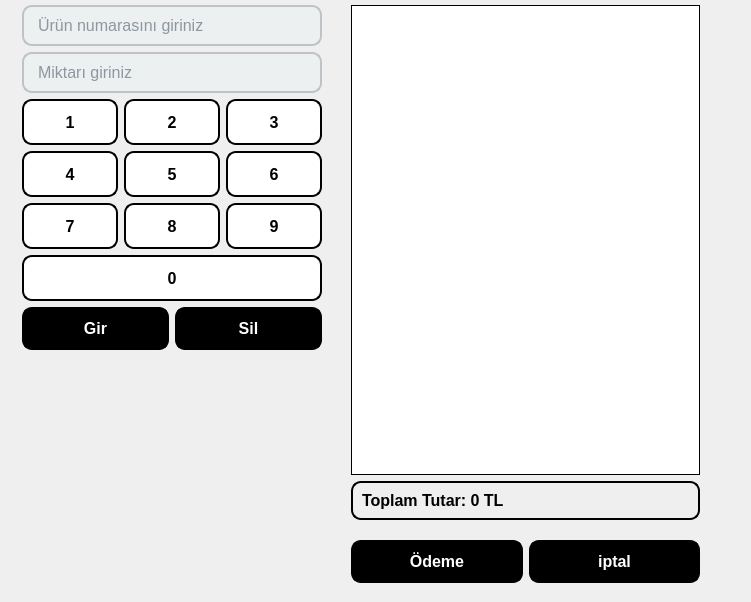
         <widget class="QWidget" name="_1Ana_sayfa">
          <layout class="QGridLayout" name="gridLayout_4">
           <property name="leftMargin">
            <number>0</number>
           </property>
           <property name="topMargin">
            <number>0</number>
           </property>
           <property name="rightMargin">
            <number>0</number>
           </property>
           <property name="bottomMargin">
            <number>0</number>
           </property>
           <item row="0" column="1">
            <widget class="QWidget" name="widget_2" native="true">
             <property name="minimumSize">
              <size>
               <width>400</width>
               <height>0</height>
              </size>
             </property>
             <property name="maximumSize">
              <size>
               <width>330</width>
               <height>16777215</height>
              </size>
             </property>
             <property name="styleSheet">
              <string notr="true"/>
             </property>
             <layout class="QGridLayout" name="gridLayout_18">
              <property name="leftMargin">
               <number>0</number>
              </property>
              <property name="topMargin">
               <number>5</number>
              </property>
              <property name="rightMargin">
               <number>5</number>
              </property>
              <property name="bottomMargin">
               <number>5</number>
              </property>
              <item row="0" column="0">
               <layout class="QGridLayout" name="gridLayout_6">
                <item row="0" column="1">
                 <layout class="QVBoxLayout" name="verticalLayout_6">
                  <item>
                   <widget class="QPushButton" name="CiftEkran_button">
                    <property name="styleSheet">
                     <string notr="true">QWidget{
	border:none;
}


QPushButton:hover  {
	background-color: rgba(0, 0, 0, 0.2);
    border-radius: 5px; 
}</string>
                    </property>
                    <property name="text">
                     <string/>
                    </property>
                    <property name="icon">
                     <iconset resource="rec.qrc">
                      <normaloff>:/other ic/icon/other ico/001-full-screen.png</normaloff>:/other ic/icon/other ico/001-full-screen.png</iconset>
                    </property>
                    <property name="iconSize">
                     <size>
                      <width>32</width>
                      <height>32</height>
                     </size>
                    </property>
                    <property name="checkable">
                     <bool>true</bool>
                    </property>
                    <property name="autoRepeat">
                     <bool>false</bool>
                    </property>
                    <property name="autoExclusive">
                     <bool>false</bool>
                    </property>
                    <property name="flat">
                     <bool>false</bool>
                    </property>
                   </widget>
                  </item>
                  <item>
                   <spacer name="verticalSpacer_3">
                    <property name="orientation">
                     <enum>Qt::Orientation::Vertical</enum>
                    </property>
                    <property name="sizeHint" stdset="0">
                     <size>
                      <width>20</width>
                      <height>148</height>
                     </size>
                    </property>
                   </spacer>
                  </item>
                  <item>
                   <widget class="QPushButton" name="Menuden_Sil_button">
                    <property name="styleSheet">
                     <string notr="true">QWidget{
	border:none;
}

QPushButton:pressed {
    background-color: lightgray;
}

QPushButton:hover  {
	background-color: rgba(0, 0, 0, 0.2);
    border-radius: 5px; 
}</string>
                    </property>
                    <property name="text">
                     <string/>
                    </property>
                    <property name="icon">
                     <iconset resource="rec.qrc">
                      <normaloff>:/other ic/icon/other ico/002-delete.png</normaloff>:/other ic/icon/other ico/002-delete.png</iconset>
                    </property>
                    <property name="iconSize">
                     <size>
                      <width>32</width>
                      <height>32</height>
                     </size>
                    </property>
                    <property name="checkable">
                     <bool>true</bool>
                    </property>
                   </widget>
                  </item>
                 </layout>
                </item>
                <item row="1" column="0">
                 <widget class="QLabel" name="total_label">
                  <property name="font">
                   <font>
                    <pointsize>12</pointsize>
                    <bold>true</bold>
                   </font>
                  </property>
                  <property name="styleSheet">
                   <string notr="true">border: 2px solid rgb(0, 0, 0);
border-radius: 10px;
color: black;
padding: 8px 5px;
font-weight:700;</string>
                  </property>
                  <property name="text">
                   <string>Toplam Tutar: 0 TL</string>
                  </property>
                 </widget>
                </item>
                <item row="1" column="1">
                 <spacer name="horizontalSpacer_3">
                  <property name="orientation">
                   <enum>Qt::Orientation::Horizontal</enum>
                  </property>
                  <property name="sizeHint" stdset="0">
                   <size>
                    <width>35</width>
                    <height>17</height>
                   </size>
                  </property>
                 </spacer>
                </item>
                <item row="2" column="0">
                 <layout class="QGridLayout" name="gridLayout_5">
                  <item row="0" column="0">
                   <widget class="QPushButton" name="odeme_button">
                    <property name="styleSheet">
                     <string notr="true">QPushButton {
	background-color: black;
    color: white; 
    border: 2px solid rgb(0, 0, 0);
    border-radius: 10px; 
    padding: 10px 20px; 
    font-size: 16px; 
    font-weight: bold;
}

QPushButton:hover {
	background-color: white; 
    border-color: black;
	color: black;
}

QPushButton:pressed {
    background-color:   black; 
    border-color: white;
	color: white; 
}</string>
                    </property>
                    <property name="text">
                     <string>Ödeme</string>
                    </property>
                   </widget>
                  </item>
                  <item row="0" column="1">
                   <widget class="QPushButton" name="iptal_button">
                    <property name="styleSheet">
                     <string notr="true">QPushButton {
	background-color: black;
    color: white; 
    border: 2px solid rgb(0, 0, 0);
    border-radius: 10px; 
    padding: 10px 20px; 
    font-size: 16px; 
    font-weight: bold;
}

QPushButton:hover {
	background-color: white; 
    border-color: black;
	color: black;
}

QPushButton:pressed {
    background-color:   black; 
    border-color: white;
	color: white; 
}</string>
                    </property>
                    <property name="text">
                     <string>iptal</string>
                    </property>
                   </widget>
                  </item>
                 </layout>
                </item>
                <item row="2" column="1">
                 <spacer name="horizontalSpacer_5">
                  <property name="orientation">
                   <enum>Qt::Orientation::Horizontal</enum>
                  </property>
                  <property name="sizeHint" stdset="0">
                   <size>
                    <width>35</width>
                    <height>71</height>
                   </size>
                  </property>
                 </spacer>
                </item>
                <item row="0" column="0">
                 <widget class="QTableView" name="urunler_list">
                  <property name="minimumSize">
                   <size>
                    <width>349</width>
                    <height>470</height>
                   </size>
                  </property>
                  <property name="layoutDirection">
                   <enum>Qt::LayoutDirection::LeftToRight</enum>
                  </property>
                  <property name="styleSheet">
                   <string notr="true">QTableView {
    background-color: white; /* لون الخلفية العام للجدول */
	alternate-background-color: rgb(207, 207, 207);
    border: 1px solid black; /* لون الحدود الخارجية للجدول */
    gridline-color: black; /* لون خطوط الشبكة بين الخلايا */
    color: black; /* لون النص */
    font-size: 16px; /* حجم الخط */
    selection-background-color: black; /* لون الخلفية عند تحديد خلية */
    selection-color: white; /* لون النص عند تحديد خلية */
}

QTableView::item {
    padding: 10px; /* الحشوة الداخلية للخلايا */
    background-color: #F4F9FA; /* لون خلفية الخلايا */
    color: black; /* لون النص في الخلايا */
}

QTableView::item:selected {
    background-color: black; /* لون الخلفية عند تحديد خلية */
    color: #ffffff; /* لون النص عند تحديد خلية */
}

QTableView::item:hover {
    background-color: #1abc9c; /* لون الخلفية عند التمرير فوق خلية */
    color: #ffffff; /* لون النص عند التمرير فوق خلية */
}

QHeaderView::section {
    background-color: black; /* لون خلفية رؤوس الأعمدة */
    color: white; /* لون النص في رؤوس الأعمدة */
    padding: 5px;
    border: 1px solid black; /* لون الحدود حول رؤوس الأعمدة */
    font-size: 14px; /* حجم الخط لرؤوس الأعمدة */
	font-weight: bold;
}

QTableCornerButton::section {
    background-color: black; /* لون خلفية الزر في زاوية الجدول */
    border: 1px solid black; /* لون الحدود حول زر الزاوية */
}

QScrollBar:vertical {
    background-color:  #F4F9FA; /* لون الخلفية للشريط العمودي */
    width: 16px; /* عرض الشريط */
    margin: 20px 0 20px 0; /* المسافات العلوية والسفلية للشريط */
}

QScrollBar::handle:vertical {
    background-color: black; /* لون مقبض الشريط */
    min-height: 20px; /* أقل ارتفاع للمقبض */
    border-radius: 5px; /* زوايا دائرية للمقبض */
}

QScrollBar::add-line:vertical,
QScrollBar::sub-line:vertical {
    background-color: black;
    height: 20px;
    subcontrol-origin: margin;
}

QScrollBar::add-line:vertical:hover,
QScrollBar::sub-line:vertical:hover {
    background-color: gray; /* تغيير لون أزرار الشريط عند التمرير */
}


QScrollBar::up-arrow:vertical, QScrollBar::down-arrow:vertical {
    border: none;
    width: 16px;
    height: 16px;
    background-color: transparent;
}
/*------------------------------
-------------------------------*/

QScrollBar:horizontal {
    background-color: #F4F9FA; /* لون الخلفية للشريط الأفقي */
    height: 16px; /* ارتفاع الشريط */
    margin: 0 20px 0 20px; /* المسافات الجانبية للشريط */
}

QScrollBar::handle:horizontal {
    background-color: black; /* لون مقبض الشريط */
    min-width: 20px; /* أقل عرض للمقبض */
    border-radius: 5px; /* زوايا دائرية للمقبض */
}

QScrollBar::add-line:horizontal,
QScrollBar::sub-line:horizontal {
    background-color: black;
    width: 20px;
    subcontrol-origin: margin;
}

QScrollBar::add-line:horizontal:hover,
QScrollBar::sub-line:horizontal:hover {
    background-color: gray; /* تغيير لون أزرار الشريط عند التمرير */
}</string>
                  </property>
                  <property name="editTriggers">
                   <set>QAbstractItemView::EditTrigger::NoEditTriggers</set>
                  </property>
                  <attribute name="horizontalHeaderMinimumSectionSize">
                   <number>60</number>
                  </attribute>
                  <attribute name="horizontalHeaderDefaultSectionSize">
                   <number>130</number>
                  </attribute>
                  <attribute name="horizontalHeaderStretchLastSection">
                   <bool>true</bool>
                  </attribute>
                 </widget>
                </item>
               </layout>
              </item>
             </layout>
            </widget>
           </item>
           <item row="0" column="0">
            <widget class="QWidget" name="widget_3" native="true">
             <property name="styleSheet">
              <string notr="true">QToolButton {
	background-color: rgb(255, 255, 255);
    color: black; 
    border: 2px solid rgb(0, 0, 0);
    border-radius: 10px; 
    padding: 10px 20px; 
    font-size: 16px; 
    font-weight: bold;
}

QToolButton:hover {
	background-color: rgb(0, 0, 0);
    border-color: rgb(255, 255, 255);
	color: white;
}

QToolButton:pressed {
    background-color:   rgb(255, 255, 255);
    border-color: rgb(0, 0, 0);
	color: black; 
}

QToolButton:disabled {
    background-color: #bdc3c7;
    color: #7f8c8d;
    border-color: #bdc3c7; 
}
/**/
QPushButton {
	background-color: rgb(255, 255, 255);
    color: black; 
    border: 2px solid rgb(0, 0, 0);
    border-radius: 10px; 
    padding: 10px 20px; 
    font-size: 16px; 
    font-weight: bold;
}

QPushButton:hover {
	background-color: rgb(0, 0, 0);
    border-color: rgb(255, 255, 255);
	color: white;
}

QPushButton:pressed {
    background-color:   rgb(255, 255, 255);
    border-color: rgb(0, 0, 0);
	color: black; 
}

QPushButton:disabled {
    background-color: #bdc3c7;
    color: #7f8c8d;
    border-color: #bdc3c7; 
}

QLineEdit {
    background-color: #ecf0f1; 
    color: #2c3e50; 
    border: 2px solid #bdc3c7; 
    border-radius: 10px;
    padding: 8px 12px; 
    font-size: 16px; 
}

QLineEdit:focus {
    border-color: #2c3e50; 
    background-color: #ffffff; /* لون الخلفية عند التركيز */
}

QLineEdit:hover {
    border-color: #34495e; /* لون الحدود عند المرور (أسود رمادي) */
}

QLineEdit:disabled {
    background-color: #ecf0f1; /* لون الخلفية عندما يكون الحقل معطلاً */
    color: #95a5a6; /* لون النص عندما يكون الحقل معطلاً */
    border-color: #bdc3c7; /* لون الحدود عندما يكون الحقل معطلاً */
}


</string>
             </property>
             <layout class="QGridLayout" name="gridLayout_16">
              <property name="topMargin">
               <number>5</number>
              </property>
              <property name="rightMargin">
               <number>5</number>
              </property>
              <property name="bottomMargin">
               <number>5</number>
              </property>
              <item row="0" column="0">
               <layout class="QGridLayout" name="gridLayout_14">
                <item row="0" column="0">
                 <spacer name="horizontalSpacer_6">
                  <property name="orientation">
                   <enum>Qt::Orientation::Horizontal</enum>
                  </property>
                  <property name="sizeType">
                   <enum>QSizePolicy::Policy::Expanding</enum>
                  </property>
                  <property name="sizeHint" stdset="0">
                   <size>
                    <width>13</width>
                    <height>17</height>
                   </size>
                  </property>
                 </spacer>
                </item>
                <item row="0" column="1">
                 <layout class="QGridLayout" name="gridLayout_13">
                  <item row="0" column="0">
                   <layout class="QGridLayout" name="gridLayout_11">
                    <item row="0" column="0">
                     <layout class="QGridLayout" name="gridLayout_10">
                      <item row="0" column="0">
                       <layout class="QGridLayout" name="gridLayout_8">
                        <item row="0" column="0">
                         <widget class="QLineEdit" name="lineEdit_urun_numara">
                          <property name="minimumSize">
                           <size>
                            <width>300</width>
                            <height>0</height>
                           </size>
                          </property>
                          <property name="placeholderText">
                           <string>Ürün numarasını giriniz</string>
                          </property>
                          <property name="clearButtonEnabled">
                           <bool>true</bool>
                          </property>
                         </widget>
                        </item>
                        <item row="1" column="0">
                         <widget class="QLineEdit" name="lineEdit_mikatr">
                          <property name="placeholderText">
                           <string>Miktarı giriniz</string>
                          </property>
                          <property name="cursorMoveStyle">
                           <enum>Qt::CursorMoveStyle::LogicalMoveStyle</enum>
                          </property>
                          <property name="clearButtonEnabled">
                           <bool>true</bool>
                          </property>
                         </widget>
                        </item>
                       </layout>
                      </item>
                      <item row="1" column="0">
                       <layout class="QGridLayout" name="gridLayout_7">
                        <item row="0" column="0">
                         <layout class="QGridLayout" name="gridLayout_3">
                          <property name="sizeConstraint">
                           <enum>QLayout::SizeConstraint::SetDefaultConstraint</enum>
                          </property>
                          <item row="0" column="0">
                           <widget class="QToolButton" name="num_1">
                            <property name="sizePolicy">
                             <sizepolicy hsizetype="Minimum" vsizetype="Fixed">
                              <horstretch>0</horstretch>
                              <verstretch>0</verstretch>
                             </sizepolicy>
                            </property>
                            <property name="minimumSize">
                             <size>
                              <width>0</width>
                              <height>0</height>
                             </size>
                            </property>
                            <property name="text">
                             <string>1</string>
                            </property>
                            <property name="autoRaise">
                             <bool>false</bool>
                            </property>
                           </widget>
                          </item>
                          <item row="0" column="1">
                           <widget class="QToolButton" name="num_2">
                            <property name="sizePolicy">
                             <sizepolicy hsizetype="Minimum" vsizetype="Fixed">
                              <horstretch>0</horstretch>
                              <verstretch>0</verstretch>
                             </sizepolicy>
                            </property>
                            <property name="minimumSize">
                             <size>
                              <width>0</width>
                              <height>0</height>
                             </size>
                            </property>
                            <property name="text">
                             <string>2</string>
                            </property>
                           </widget>
                          </item>
                          <item row="0" column="2">
                           <widget class="QToolButton" name="num_3">
                            <property name="sizePolicy">
                             <sizepolicy hsizetype="Minimum" vsizetype="Fixed">
                              <horstretch>0</horstretch>
                              <verstretch>0</verstretch>
                             </sizepolicy>
                            </property>
                            <property name="minimumSize">
                             <size>
                              <width>0</width>
                              <height>0</height>
                             </size>
                            </property>
                            <property name="text">
                             <string>3</string>
                            </property>
                           </widget>
                          </item>
                          <item row="1" column="0">
                           <widget class="QToolButton" name="num_4">
                            <property name="sizePolicy">
                             <sizepolicy hsizetype="Minimum" vsizetype="Fixed">
                              <horstretch>0</horstretch>
                              <verstretch>0</verstretch>
                             </sizepolicy>
                            </property>
                            <property name="minimumSize">
                             <size>
                              <width>0</width>
                              <height>0</height>
                             </size>
                            </property>
                            <property name="text">
                             <string>4</string>
                            </property>
                           </widget>
                          </item>
                          <item row="1" column="1">
                           <widget class="QToolButton" name="num_5">
                            <property name="sizePolicy">
                             <sizepolicy hsizetype="Minimum" vsizetype="Fixed">
                              <horstretch>0</horstretch>
                              <verstretch>0</verstretch>
                             </sizepolicy>
                            </property>
                            <property name="minimumSize">
                             <size>
                              <width>0</width>
                              <height>0</height>
                             </size>
                            </property>
                            <property name="text">
                             <string>5</string>
                            </property>
                           </widget>
                          </item>
                          <item row="1" column="2">
                           <widget class="QToolButton" name="num_6">
                            <property name="sizePolicy">
                             <sizepolicy hsizetype="Minimum" vsizetype="Fixed">
                              <horstretch>0</horstretch>
                              <verstretch>0</verstretch>
                             </sizepolicy>
                            </property>
                            <property name="minimumSize">
                             <size>
                              <width>0</width>
                              <height>0</height>
                             </size>
                            </property>
                            <property name="text">
                             <string>6</string>
                            </property>
                           </widget>
                          </item>
                          <item row="2" column="0">
                           <widget class="QToolButton" name="num_7">
                            <property name="sizePolicy">
                             <sizepolicy hsizetype="Minimum" vsizetype="Fixed">
                              <horstretch>0</horstretch>
                              <verstretch>0</verstretch>
                             </sizepolicy>
                            </property>
                            <property name="minimumSize">
                             <size>
                              <width>0</width>
                              <height>0</height>
                             </size>
                            </property>
                            <property name="text">
                             <string>7</string>
                            </property>
                           </widget>
                          </item>
                          <item row="2" column="1">
                           <widget class="QToolButton" name="num_8">
                            <property name="sizePolicy">
                             <sizepolicy hsizetype="Minimum" vsizetype="Fixed">
                              <horstretch>0</horstretch>
                              <verstretch>0</verstretch>
                             </sizepolicy>
                            </property>
                            <property name="minimumSize">
                             <size>
                              <width>0</width>
                              <height>0</height>
                             </size>
                            </property>
                            <property name="text">
                             <string>8</string>
                            </property>
                           </widget>
                          </item>
                          <item row="2" column="2">
                           <widget class="QToolButton" name="num_9">
                            <property name="sizePolicy">
                             <sizepolicy hsizetype="Minimum" vsizetype="Fixed">
                              <horstretch>0</horstretch>
                              <verstretch>0</verstretch>
                             </sizepolicy>
                            </property>
                            <property name="minimumSize">
                             <size>
                              <width>0</width>
                              <height>0</height>
                             </size>
                            </property>
                            <property name="text">
                             <string>9</string>
                            </property>
                           </widget>
                          </item>
                         </layout>
                        </item>
                        <item row="1" column="0">
                         <widget class="QToolButton" name="num_0">
                          <property name="sizePolicy">
                           <sizepolicy hsizetype="Minimum" vsizetype="Fixed">
                            <horstretch>0</horstretch>
                            <verstretch>0</verstretch>
                           </sizepolicy>
                          </property>
                          <property name="minimumSize">
                           <size>
                            <width>0</width>
                            <height>0</height>
                           </size>
                          </property>
                          <property name="text">
                           <string>0</string>
                          </property>
                         </widget>
                        </item>
                       </layout>
                      </item>
                      <item row="2" column="0">
                       <layout class="QGridLayout" name="gridLayout_9">
                        <item row="0" column="0">
                         <widget class="QPushButton" name="gir_button">
                          <property name="minimumSize">
                           <size>
                            <width>0</width>
                            <height>0</height>
                           </size>
                          </property>
                          <property name="maximumSize">
                           <size>
                            <width>16777215</width>
                            <height>16777215</height>
                           </size>
                          </property>
                          <property name="styleSheet">
                           <string notr="true">QPushButton {
	background-color: black;
    color: white; 
    border: 2px solid rgb(0, 0, 0);
    border-radius: 10px; 
    padding: 10px 20px; 
    font-size: 16px; 
    font-weight: bold;
}

QPushButton:hover {
	background-color: white; 
    border-color: black;
	color: black;
}

QPushButton:pressed {
    background-color:   black; 
    border-color: white;
	color: white; 
}</string>
                          </property>
                          <property name="text">
                           <string>Gir</string>
                          </property>
                         </widget>
                        </item>
                        <item row="0" column="1">
                         <widget class="QPushButton" name="sil_button">
                          <property name="minimumSize">
                           <size>
                            <width>0</width>
                            <height>0</height>
                           </size>
                          </property>
                          <property name="maximumSize">
                           <size>
                            <width>16777215</width>
                            <height>16777215</height>
                           </size>
                          </property>
                          <property name="styleSheet">
                           <string notr="true">QPushButton {
	background-color: black;
    color: white; 
    border: 2px solid rgb(0, 0, 0);
    border-radius: 10px; 
    padding: 10px 20px; 
    font-size: 16px; 
    font-weight: bold;
}

QPushButton:hover {
	background-color: white; 
    border-color: black;
	color: black;
}

QPushButton:pressed {
    background-color:   black; 
    border-color: white;
	color: white; 
}</string>
                          </property>
                          <property name="text">
                           <string>Sil</string>
                          </property>
                         </widget>
                        </item>
                       </layout>
                      </item>
                     </layout>
                    </item>
                   </layout>
                  </item>
                  <item row="1" column="0">
                   <spacer name="verticalSpacer_5">
                    <property name="orientation">
                     <enum>Qt::Orientation::Vertical</enum>
                    </property>
                    <property name="sizeHint" stdset="0">
                     <size>
                      <width>20</width>
                      <height>40</height>
                     </size>
                    </property>
                   </spacer>
                  </item>
                 </layout>
                </item>
                <item row="0" column="2">
                 <spacer name="horizontalSpacer_2">
                  <property name="orientation">
                   <enum>Qt::Orientation::Horizontal</enum>
                  </property>
                  <property name="sizeType">
                   <enum>QSizePolicy::Policy::Expanding</enum>
                  </property>
                  <property name="sizeHint" stdset="0">
                   <size>
                    <width>18</width>
                    <height>20</height>
                   </size>
                  </property>
                 </spacer>
                </item>
               </layout>
              </item>
             </layout>
            </widget>
           </item>
          </layout>
         </widget>
